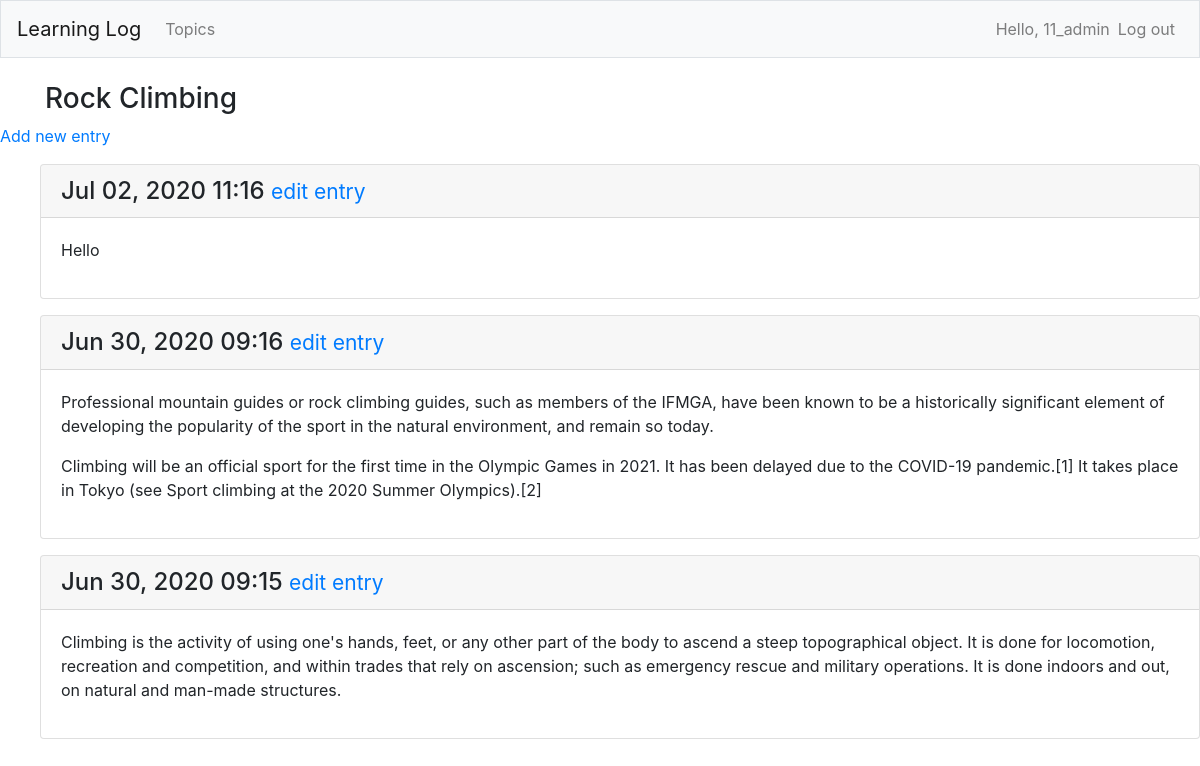
The app's page /topics/2/ (signed in), older data.
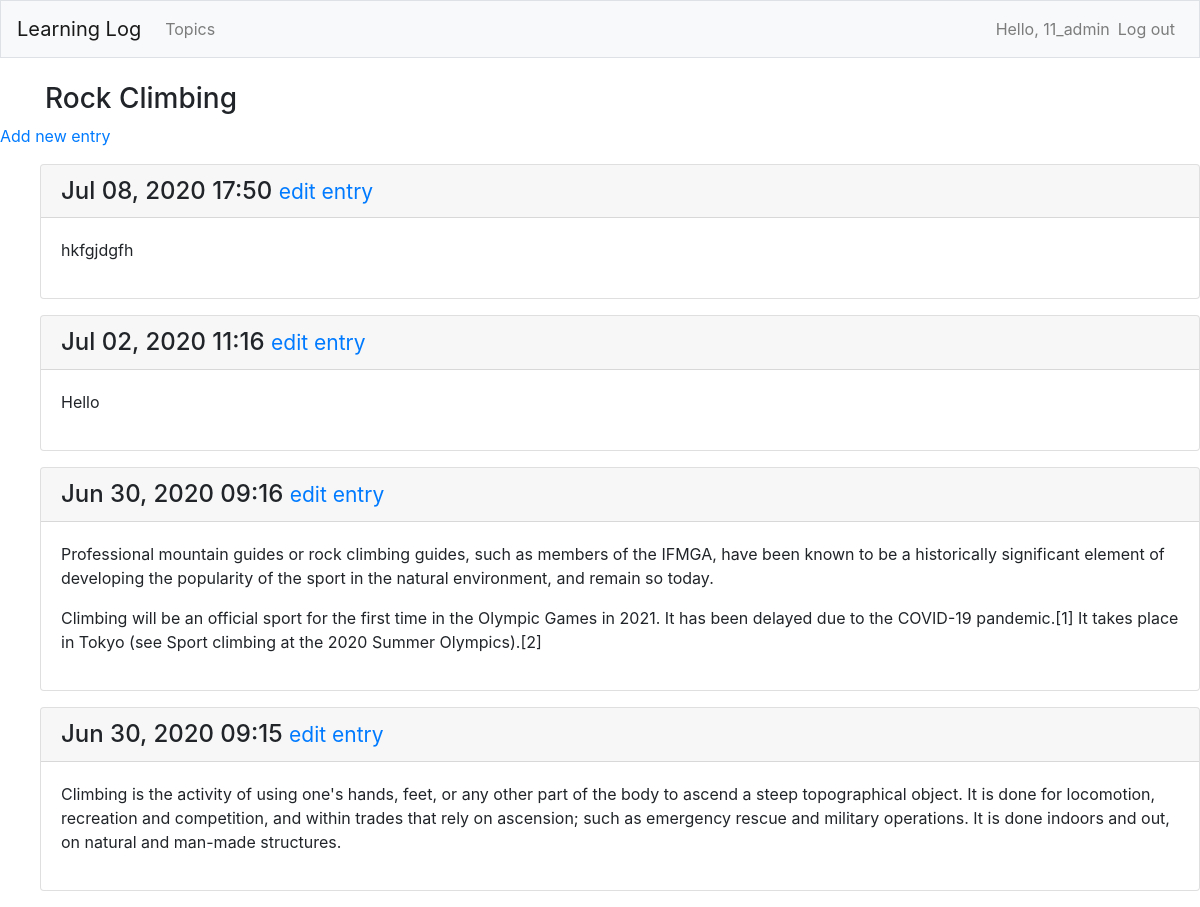
The same page, newer data.
### learning_logs/models.py (models this page shows, shortened)
class Entry(models.Model):
    topic = models.ForeignKey(Topic, on_delete=models.CASCADE)
    text = models.TextField()
    date_added = models.DateTimeField(auto_now_add=True)
    class Meta:
        verbose_name_plural = 'entries'

### learning_logs/views.py (the view)
# urls.py: path('topics/<int:topic_id>/', views.topic, name='topic'),
@login_required
def topic(request, topic_id):
    topic = Topic.objects.get(id=topic_id)
    if topic.owner != request.user:
        raise Http404
    entries = topic.entry_set.order_by('-date_added')
    context = {'topic':topic, 'entries':entries}
    return render(request, 'learning_logs/topic.html', context)

### learning_logs/models.py (called while the page is built)
    def __str__(self):
        return self.text

### learning_logs/templates/learning_logs/topic.html
{% extends 'learning_logs/base.html' %}
{% block page_header %}
  <h3>{{ topic }}</h3>
{% endblock page_header %}
{% block content %}
  <p>
    <a href="{% url 'learning_logs:new_entry' topic.id %}">Add new entry</a>
  </p>
  <ul>
  {% for entry in entries %}
    <div class="card mb-3">
      <h4 class="card-header">
        {{ entry.date_added|date:'M d, Y H:i' }}
        <small><a href="{% url 'learning_logs:edit_entry' entry.id %}">
            edit entry</a></small>
      </h4>
      <div class="card-body">
        {{ entry.text|linebreaks }}
      </div>
    </div>
  {% empty %}
    <p>There are no entries for this topic yet.</p>
  {% endfor %}
{% endblock content %}

Row changes from the older to the newer data that the page shows:
added Entry: date_added "Jul 08, 2020 17:50", text "hkfgjdgfh"
